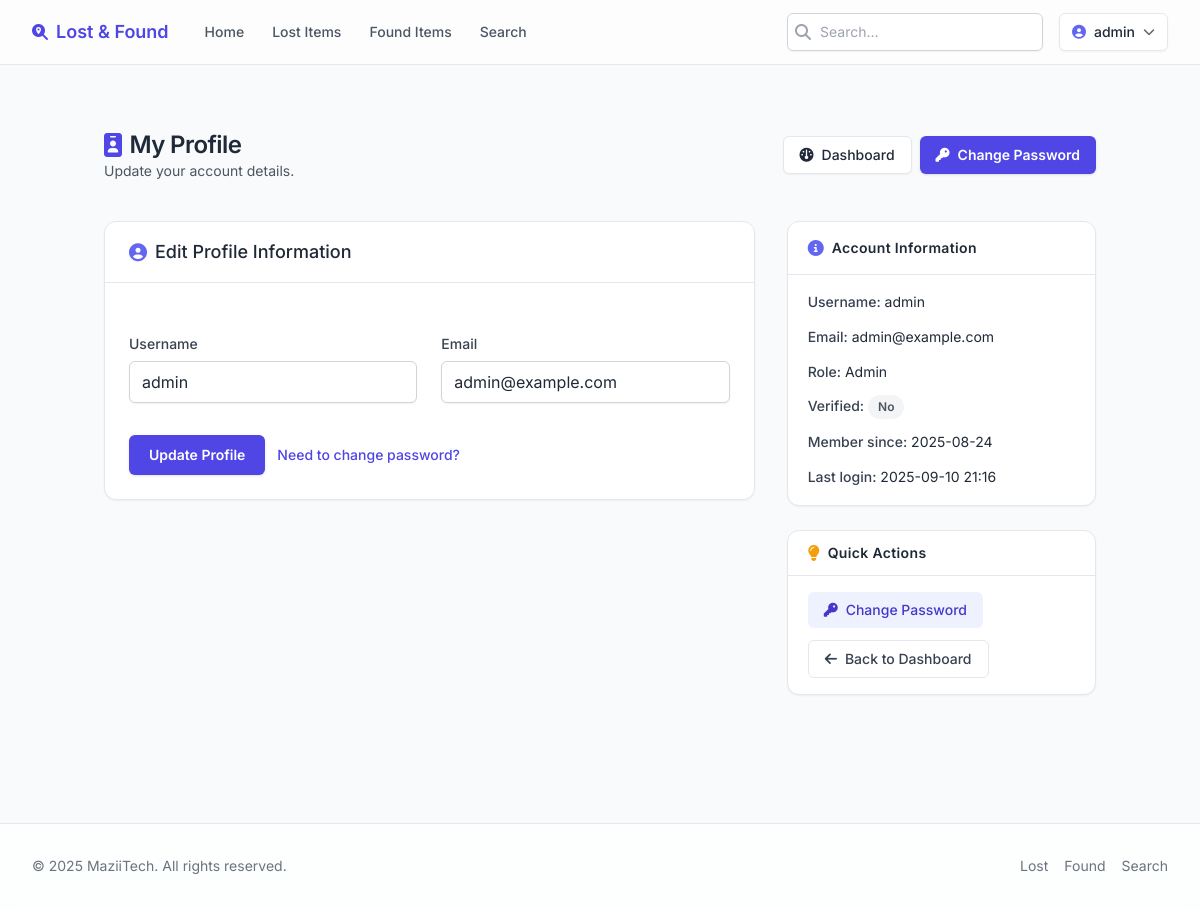
The page /profile (signed in) on the database as committed earlier.
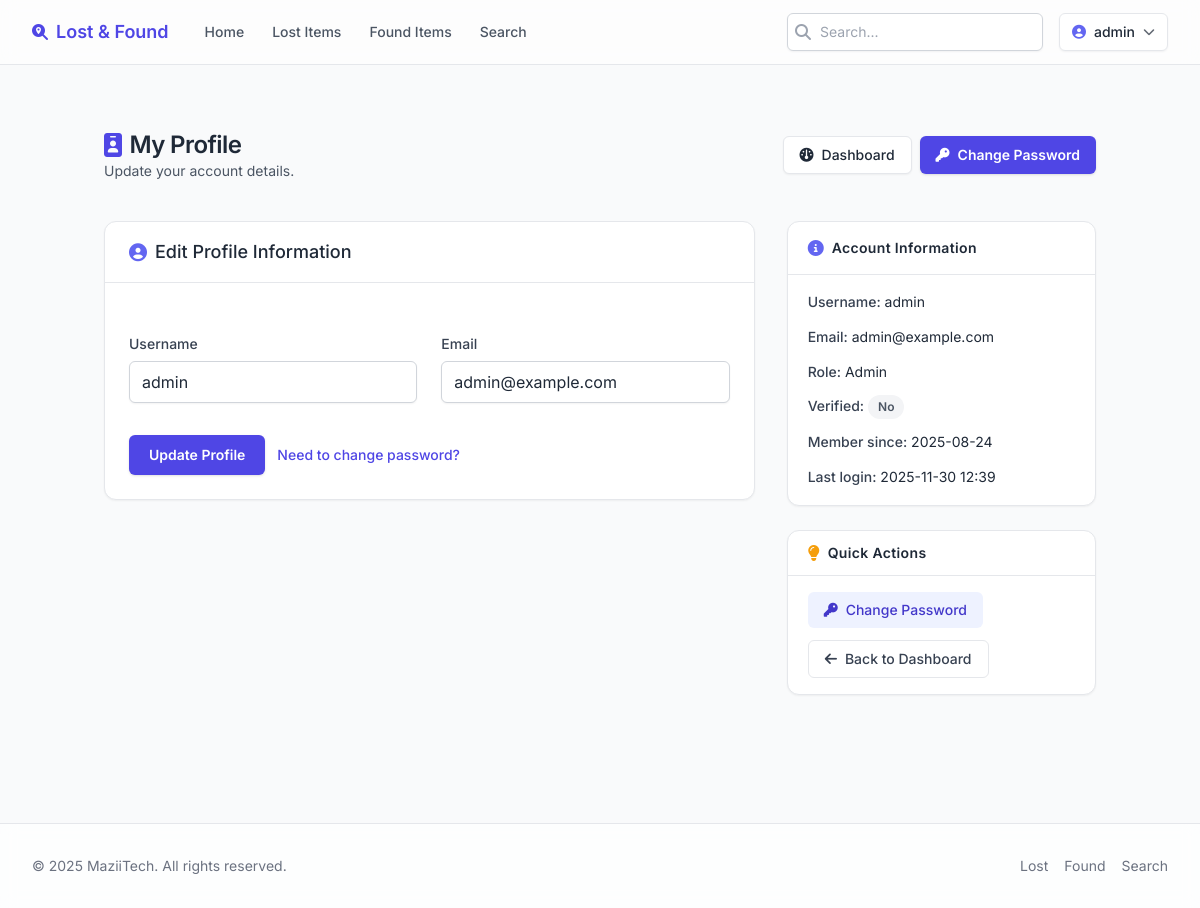
The same page on the database as committed later.
### models.py (models this page shows, shortened)
class User(UserMixin, db.Model):
    __tablename__ = 'users'
    id = db.Column(db.Integer, primary_key=True)
    username = db.Column(db.String(80), unique=True, nullable=False)
    email = db.Column(db.String(120), unique=True, nullable=False)
    password_hash = db.Column(db.String(255), nullable=False)
    role = db.Column(db.String(20), default='student')  # 'student' or 'admin'
    is_verified = db.Column(db.Boolean, default=False)
    is_banned = db.Column(db.Boolean, default=False)
    created_at = db.Column(db.DateTime, default=db.func.current_timestamp())
    last_login = db.Column(db.DateTime, nullable=True)

### app.py (the view, shortened to what this page needs)
@app.route('/profile', methods=['GET', 'POST'])
@login_required
def user_profile():
    form = ProfileEditForm(obj=current_user)
    return render_template('profile.html', title='Profile', form=form)

### forms.py
class ProfileEditForm(FlaskForm):
    username = StringField('Username', validators=[DataRequired(), Length(min=3, max=20)])
    email = StringField('Email', validators=[DataRequired(), Email()])
    submit = SubmitField('Update Profile')

### __init__.py (called while the page is built)
def create_app():
    app = Flask(__name__)
    app.config.from_object(Config)
    db.init_app(app)
    login_manager.init_app(app)
    login_manager.login_view = 'login'
    login_manager.login_message = 'Please log in to access this page.'
    @login_manager.user_loader
    def load_user(user_id):
        from models import User
        return User.query.get(int(user_id))
    with app.app_context():
        import models
        db.create_all()
        from models import User
        admin_user = User.query.filter_by(username='admin').first()
        if not admin_user:
            admin_user = User(username='admin', email='admin@example.com', role='admin')
            admin_user.set_password('admin123')
            db.session.add(admin_user)
            db.session.commit()
    return app

### templates/profile.html (shortened to what the changed rows need)
{% extends "base.html" %}
{% block content %}
<div class="max-w-5xl mx-auto space-y-10 px-4 py-10">
    <div class="flex flex-col gap-3 sm:flex-row sm:items-center sm:justify-between">
        <div>
            <h1 class="text-2xl font-semibold tracking-tight flex items-center gap-2"><i class="fas fa-id-badge text-primary-600"></i><span>My Profile</span></h1>
        </div>
    </div>
    <div class="grid gap-8 md:grid-cols-3">
        <div class="md:col-span-2">
            <div class="rounded-xl border border-gray-200 bg-white shadow-sm">
                <div class="border-b px-6 py-4 flex items-center justify-between">
                    <h2 class="text-lg font-medium flex items-center gap-2"><i class="fas fa-user-circle text-primary-500"></i><span>Edit Profile Information</span></h2>
                </div>
                <div class="p-6">
                    <form method="POST" novalidate class="space-y-6">
                        <div class="grid gap-6 sm:grid-cols-2">
                            <div class="space-y-1.5">
                                <label for="username" class="text-sm font-medium text-gray-700">{{ form.username.label }}</label>
                                {{ form.username(class_='w-full rounded-md border-gray-300 shadow-sm focus:border-primary-500 focus:ring-primary-500', placeholder='Your username') }}
                            </div>
                            <div class="space-y-1.5">
                                <label for="email" class="text-sm font-medium text-gray-700">{{ form.email.label }}</label>
                                {{ form.email(class_='w-full rounded-md border-gray-300 shadow-sm focus:border-primary-500 focus:ring-primary-500', placeholder='you@example.com') }}
                            </div>
                        </div>
                    </form>
                </div>
            </div>
        </div>
        <div class="space-y-6">
            <div class="rounded-xl border border-gray-200 bg-white shadow-sm overflow-hidden">
                <div class="px-5 py-4 text-sm leading-relaxed space-y-3">
                    <p><span class="font-medium text-gray-700">Username:</span> {{ current_user.username }}</p>
                    <p><span class="font-medium text-gray-700">Email:</span> {{ current_user.email }}</p>
                    <p><span class="font-medium text-gray-700">Role:</span> {{ current_user.role|title }}</p>
                    <p><span class="font-medium text-gray-700">Verified:</span> <span class="inline-flex items-center gap-1 rounded-full px-2.5 py-1 text-xs font-semibold {{ 'bg-emerald-100 text-emerald-700' if current_user.is_verified else 'bg-gray-100 text-gray-600' }}">{{ 'Yes' if current_user.is_verified else 'No' }}</span></p>
                    <p><span class="font-medium text-gray-700">Member since:</span> {{ current_user.created_at.strftime('%Y-%m-%d') }}</p>
                    {% if current_user.last_login %}<p><span class="font-medium text-gray-700">Last login:</span> {{ current_user.last_login.strftime('%Y-%m-%d %H:%M') }}</p>{% endif %}
                </div>
            </div>
        </div>
    </div>
</div>
{% endblock %}

### templates/base.html (shortened to what the changed rows need)
<!DOCTYPE html>
<html lang="en" class="h-full">
<head>
    <script src="https://cdn.tailwindcss.com?plugins=forms,typography,aspect-ratio"></script>
    <link rel="stylesheet" href="https://cdnjs.cloudflare.com/ajax/libs/font-awesome/6.4.0/css/all.min.css" />
</head>
<body class="min-h-full bg-gray-50 text-gray-800 flex flex-col">
    <header class="sticky top-0 z-40 border-b bg-white/80 backdrop-blur supports-[backdrop-filter]:bg-white/60">
        <div class="max-w-7xl mx-auto px-4 sm:px-6 lg:px-8">
            <div class="flex h-16 items-center justify-between gap-4">
                <div class="flex items-center gap-4">
                    {% if current_user.is_authenticated %}
                        <div class="relative" id="user-menu-wrapper">
                            <button id="user-menu-button" type="button" class="flex items-center gap-2 rounded-md border border-gray-200 bg-white px-3 py-2 text-sm font-medium shadow-sm hover:bg-gray-50 focus:outline-none focus:ring-2 focus:ring-primary-500">
                                <i class="fas fa-user-circle text-primary-500"></i>
                                <span class="hidden sm:inline">{{ current_user.username }}</span>
                                <i class="fas fa-chevron-down text-xs opacity-70"></i>
                            </button>
                        </div>
                    {% else %}
                        <a href="{{ url_for('login') }}" class="rounded-md bg-primary-600 px-4 py-2 text-sm font-semibold text-white shadow hover:bg-primary-700 focus:outline-none focus:ring-2 focus:ring-primary-500">Login</a>
                    {% endif %}
                </div>
            </div>
        </div>
    </header>
    <main class="flex-1 w-full max-w-7xl mx-auto px-4 sm:px-6 lg:px-8 py-6">
        {% block content %}{% endblock %}
    </main>
</body>
</html>

Rows that differ between the two databases and show on the page:
changed User "admin": last_login "2025-09-10 21:16" → "2025-11-30 12:39"
